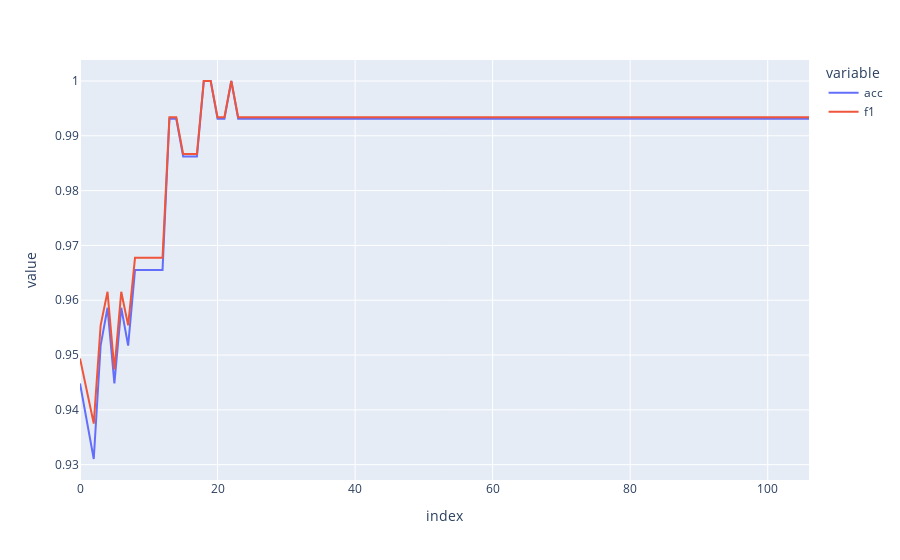

Notebook code cell kept with this figure:
### Markdown cell above
**Question 8: plot the evolution of the accuracy**

Plot the accuracy with respect to the iterations from the previous question.

### Code cell
# px.line()
df_res = pd.DataFrame({"acc": store_accuracy, "f1": store_f1})
px.line(df_res)
